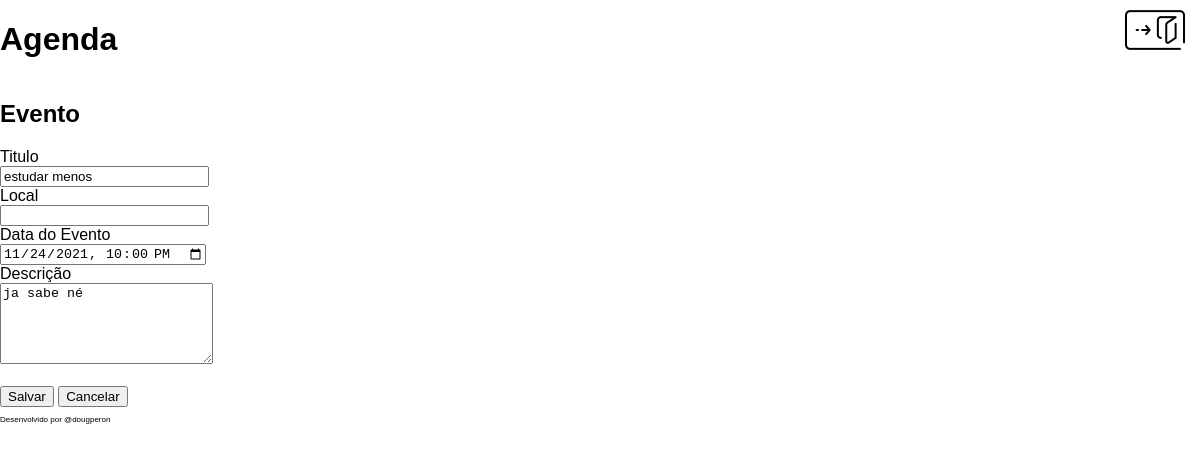
/agenda/evento/?id=6 (signed in), run on an earlier commit of the app's database.
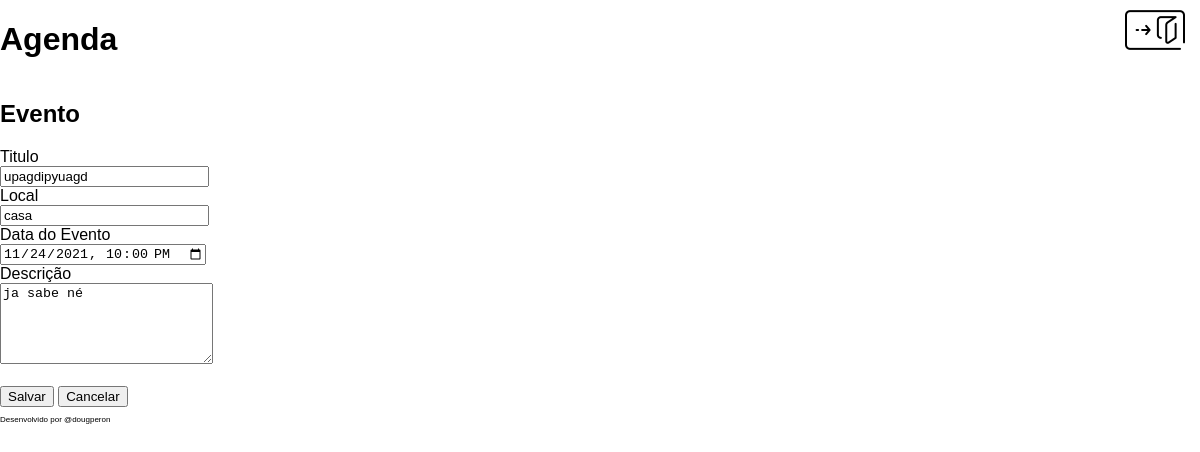
And on a later commit of the database.
### core/models.py (models this page shows, shortened)
class Evento(models.Model):
    titulo = models.CharField(max_length=100)
    local = models.CharField(max_length=100,null=True, blank=True)
    descricao = models.TextField(null=True, blank=True)
    data_evento = models.DateTimeField(verbose_name='Data do Evento')
    data_criacao = models.DateTimeField(auto_now=True)
    usuario = models.ForeignKey(User, on_delete=models.CASCADE)
    class Meta:
        db_table = 'evento'
    def get_data_input_evento(self):
        return self.data_evento.strftime('%Y-%m-%dT%H:%M')

### core/views.py (the view)
# urls.py: path('agenda/evento/', views.evento),
@login_required(login_url='/login/')
def evento(request):
    id_evento = request.GET.get('id')
    dados = {}
    if id_evento:
        dados['evento'] = Evento.objects.get(id=id_evento)
    return render(request, 'evento.html', dados)

### templates/evento.html (shortened to what this page needs)
{% extends "model-page.html" %}
{% block content %}
<h2>Evento</h2>
<form action="submit" method="POST">{% csrf_token %}
    <label>Titulo</label>
    <br>
    <input type="text" name="titulo"size="23" value="{{evento.titulo}}">
    <br>
    <label>Local</label>
    <br>
    <input type="text" name="local"size="23" value="{{evento.local}}">
    <br>
    <label>Data do Evento</label>
    <br>
    <input type="datetime-local" name="data_evento" value="{{evento.get_data_input_evento}}">
    <br>
    <label>Descrição</label>
    <br>
    <textarea name="descricao"rows="5" cols="24">{{evento.descricao}}</textarea>
    <br><br>
    <button type="submit">Salvar</button>
    <a href="/">
    <button type="button">Cancelar</button>
    </a>
</form>
{% endblock %}

What changed in the data, as far as the page shows it:
changed Evento "ja sabe né": titulo "estudar menos" → "upagdipyuagd"; local (not shown) → "casa"
